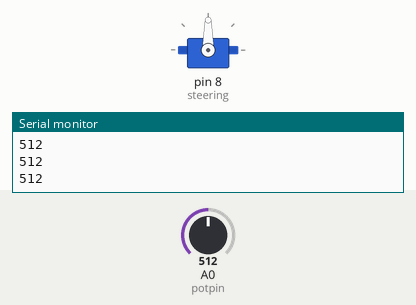
A sketch run on a simulated Arduino Uno, built with avr-gcc and run on an emulated ATmega328P. Shown: servo, the last lines printed to the serial monitor. The inputs (shaded band) are chosen by the test bench; at power-on: A0 (potpin) = 512.

Above: at 1.2 s.
1.3 s: A0 (potpin) set to 716
At 2.5 s:
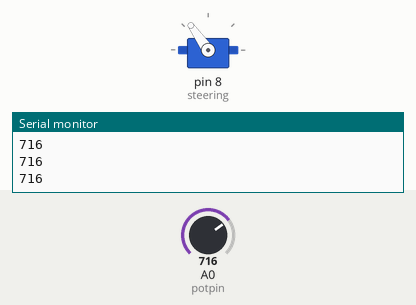
2.8 s: A0 (potpin) set to 900
At 3.6 s:
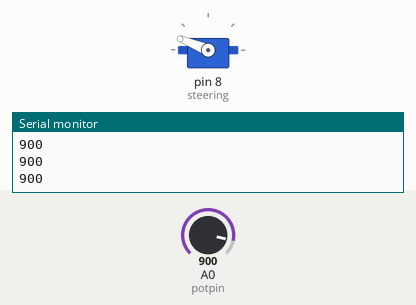
4.3 s: A0 (potpin) set to 1023
At 5.1 s:
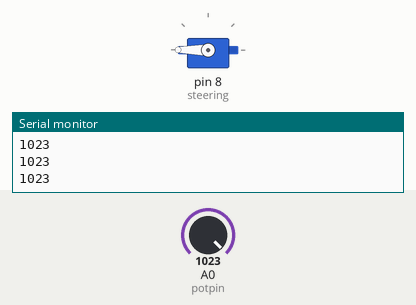
5.8 s: A0 (potpin) set to 306
At 6.2 s:
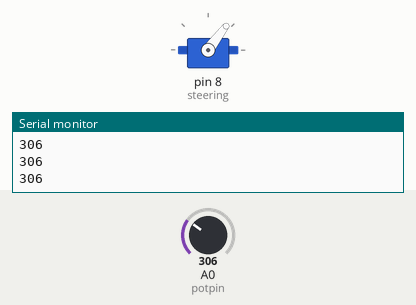
7.3 s: A0 (potpin) set to 122
At 8.3 s:
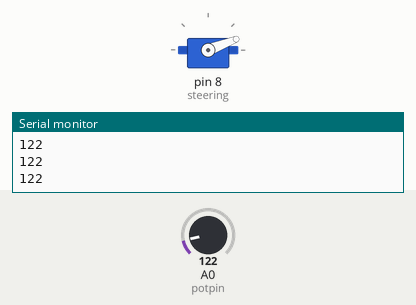
8.8 s: A0 (potpin) set to 0
At 9.8 s:
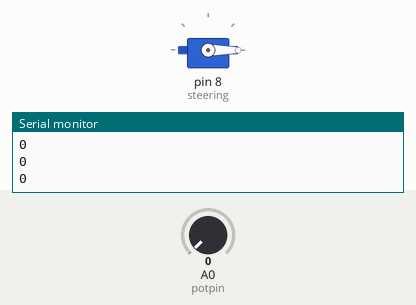
Timing chart, 0 to 11.3 s (numbered marks = the images above; inputs shaded):
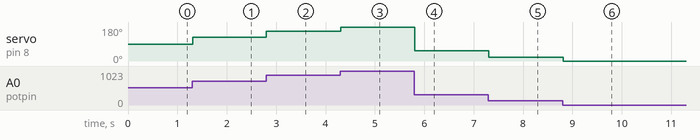

The sketch:

steering_ardino_code.ino
```cpp
#include <Servo.h>
Servo steering;
int potpin = A0;
int potvalue;

//defining the steeering function
int steering_function (int potvalue)
{
potvalue=map(potvalue,0,1023,0,180);
steering.write(potvalue);
delay(15);
return(0);
 }

void setup() {

steering.attach(8);
Serial.begin(9600);
}

void loop() {
potvalue=analogRead(potpin);
Serial.println(potvalue);
//calling the steering function
steering_function (potvalue);

}
```

Measured:
- after the input at 1.3 s, servo on pin 8 (steering): 90° → 125° at once
- after the input at 2.8 s, servo on pin 8 (steering): 125° → 158° at once
- after the input at 4.3 s, servo on pin 8 (steering): 158° → 180° at once
- after the input at 5.8 s, servo on pin 8 (steering): 180° → 53° at once
- after the input at 7.3 s, servo on pin 8 (steering): 53° → 21° at once
- after the input at 8.8 s, servo on pin 8 (steering): 21° → 0° at once
